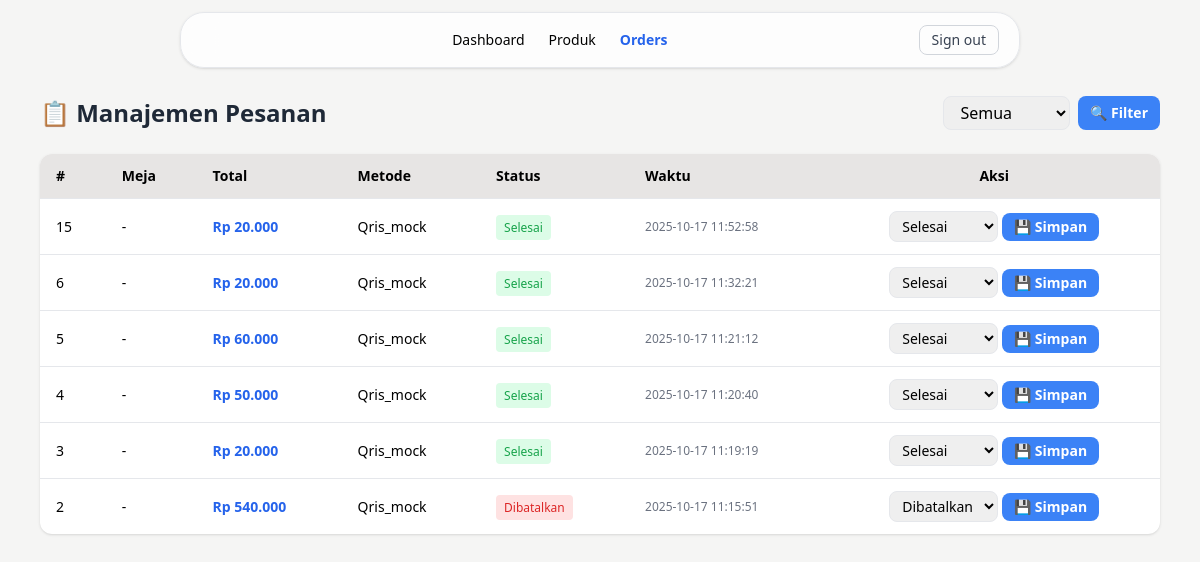
The app's page /admin/orders.php (signed in) with its own data.
### tables this page shows
CREATE TABLE `orders` (
  `id` int NOT NULL,
  `order_code` varchar(100) NOT NULL,
  `user_id` int DEFAULT NULL,
  `table_id` int DEFAULT NULL,
  `total` decimal(12,2) NOT NULL DEFAULT '0.00',
  `payment_method` enum('cash','qris','qris_mock') NOT NULL,
  `status` enum('pending','processing','done','cancelled') DEFAULT 'pending',
  `midtrans_id` varchar(255) DEFAULT NULL,
  `created_at` timestamp NULL DEFAULT CURRENT_TIMESTAMP,
  `updated_at` timestamp NULL DEFAULT NULL
);

### app/helpers.php (called while the page is built, shortened)
<?php
function e($string) {
    return htmlspecialchars($string, ENT_QUOTES, 'UTF-8');
}
function rupiah($angka) {
    return 'Rp ' . number_format($angka, 0, ',', '.');
}

### admin/orders.php (the view, shortened to what this page needs)
<?php
require_once '../config/config.php';
require_once '../app/helpers.php';
$filter = $_GET['status'] ?? 'semua';
if ($filter === 'semua') {
  $stmt = $pdo->query("SELECT o.*, t.name AS table_name FROM orders o
                       LEFT JOIN tables t ON o.table_id = t.id
                       ORDER BY o.created_at DESC");
} else {
  $stmt = $pdo->prepare("SELECT o.*, t.name AS table_name FROM orders o
                         LEFT JOIN tables t ON o.table_id = t.id
                         WHERE o.status = ? ORDER BY o.created_at DESC");
  $stmt->execute([$filter]);
}
$orders = $stmt->fetchAll(PDO::FETCH_ASSOC);
?>
<!DOCTYPE html>
<html lang="id">
<head>
  <script src="https://cdn.tailwindcss.com"></script>
</head>
<body class="bg-stone-100 min-h-screen">
  <header class="fixed top-3 left-0 right-0 z-50 flex justify-center">
    <div class="flex items-center justify-between w-[95%] md:w-[80%] lg:w-[70%] bg-white/80 backdrop-blur-lg border border-gray-200 rounded-3xl shadow px-5 py-3 relative">
      <nav class="hidden md:flex items-center space-x-6 text-sm font-medium">
        <a href="dashboard.php" class="hover:text-blue-600">Dashboard</a>
        <a href="product.php" class="hover:text-blue-600">Produk</a>
        <a href="orders.php" class="text-blue-600 font-semibold">Orders</a>
      </nav>
      <div class="hidden md:flex items-center space-x-2">
        <a href="logout.php" class="px-3 py-1 rounded-lg border border-gray-300 text-gray-700 text-sm hover:bg-gray-100">Sign out</a>
      </div>
    </div>
  </header>
  <main class="pt-24 px-4 md:px-10">
    <div class="flex justify-between items-center mb-6">
      <h2 class="text-2xl font-bold text-gray-800">📋 Manajemen Pesanan</h2>
      <form method="GET" class="flex gap-2">
        <select name="status" class="border rounded-lg px-3 py-1 focus:ring-2 focus:ring-blue-400 outline-none">
          <option value="semua" <?= $filter==='semua'?'selected':'' ?>>Semua</option>
        </select>
        <button type="submit" class="bg-blue-500 hover:bg-blue-600 text-white px-3 py-1 rounded-lg font-semibold text-sm">
          🔍 Filter
        </button>
      </form>
    </div>
    <div class="overflow-x-auto bg-white rounded-xl shadow">
      <table class="min-w-full text-sm">
        <thead class="bg-stone-200">
          <tr>
            <th class="py-3 px-4 text-left">#</th>
            <th class="py-3 px-4 text-left">Meja</th>
            <th class="py-3 px-4 text-left">Total</th>
            <th class="py-3 px-4 text-left">Metode</th>
            <th class="py-3 px-4 text-left">Status</th>
            <th class="py-3 px-4 text-left">Waktu</th>
            <th class="py-3 px-4 text-center">Aksi</th>
          </tr>
        </thead>
        <tbody>
          <?php if (empty($orders)): ?>
            <tr><td colspan="7" class="py-6 text-center text-gray-500">😴 Belum ada pesanan...</td></tr>
          <?php else: foreach ($orders as $o): ?>
          <tr class="border-t hover:bg-gray-50">
            <td class="py-3 px-4"><?= e($o['id']) ?></td>
            <td class="py-3 px-4"><?= e($o['table_name'] ?? '-') ?></td>
            <td class="py-3 px-4 text-blue-600 font-semibold"><?= rupiah($o['total']) ?></td>
            <td class="py-3 px-4"><?= ucfirst($o['payment_method']) ?></td>
            <td class="py-3 px-4">
              <span class="px-2 py-1 rounded text-xs
                <?= $o['status']=='done' ? 'bg-green-100 text-green-600' :
                    ($o['status']=='processing' ? 'bg-yellow-100 text-yellow-600' :
                    ($o['status']=='cancelled' ? 'bg-red-100 text-red-600' :
                    'bg-gray-100 text-gray-600')) ?>">
                <?= ['pending'=>'Pending','processing'=>'Diproses','done'=>'Selesai','cancelled'=>'Dibatalkan'][$o['status']] ?? ucfirst($o['status']) ?>
              </span>
            </td>
            <td class="py-3 px-4 text-gray-500 text-xs"><?= e($o['created_at']) ?></td>
            <td class="py-3 px-4 text-center">
              <form method="POST" class="inline-flex items-center gap-1">
                <select name="status" class="border rounded-lg px-2 py-1 text-sm focus:ring-2 focus:ring-blue-400 outline-none">
                  <option value="done" <?= $o['status']=='done'?'selected':'' ?>>Selesai</option>
                  <option value="cancelled" <?= $o['status']=='cancelled'?'selected':'' ?>>Dibatalkan</option>
                </select>
                <button type="submit" name="update_status" class="bg-blue-500 hover:bg-blue-600 text-white text-sm px-3 py-1 rounded-lg font-semibold">
                  💾 Simpan
                </button>
              </form>
            </td>
          </tr>
          <?php endforeach; endif; ?>
        </tbody>
      </table>
    </div>
  </main>
</body>
</html>

### records on screen
orders: id "15", table_name "-", total "Rp 20.000", payment_method "Qris_mock", status "Selesai", created_at "2025-10-17 11:52:58"
orders: id "6", table_name "-", total "Rp 20.000", payment_method "Qris_mock", status "Selesai", created_at "2025-10-17 11:32:21"
orders: id "5", table_name "-", total "Rp 60.000", payment_method "Qris_mock", status "Selesai", created_at "2025-10-17 11:21:12"
orders: id "4", table_name "-", total "Rp 50.000", payment_method "Qris_mock", status "Selesai", created_at "2025-10-17 11:20:40"
orders: id "3", table_name "-", total "Rp 20.000", payment_method "Qris_mock", status "Selesai", created_at "2025-10-17 11:19:19"
orders: id "2", table_name "-", total "Rp 540.000", payment_method "Qris_mock", status "Dibatalkan", created_at "2025-10-17 11:15:51"
